Frame 1 (no input): blank canvas, image omitted
Frame 60 (no input): blank canvas, image omitted
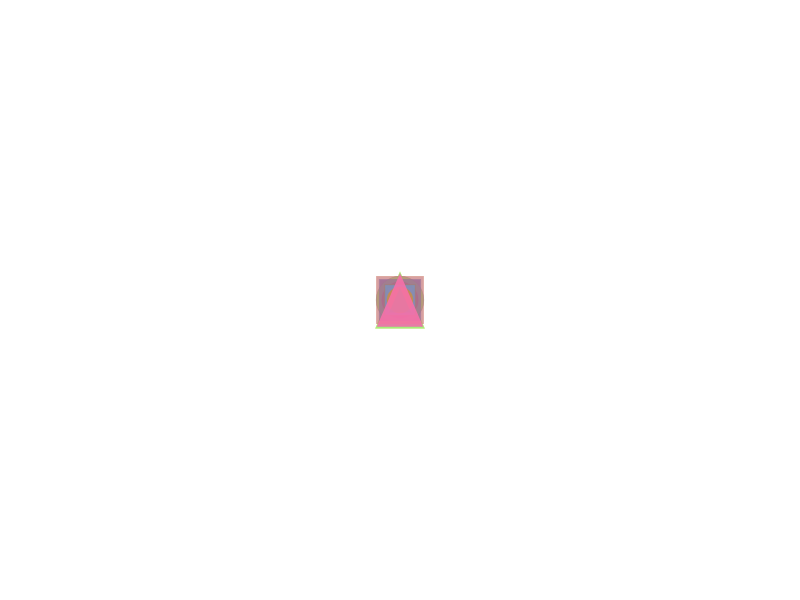
Frame 120 (the mouse pressed at the canvas centre since frame 60)

The p5.js sketch whose frames 1 and 60 were blank and that drew this single picture after the mouse press (run headless with seeded random() and noise() and a simulated clock; from frame 60 on, the mouse is pressed at the canvas centre):

// p5.js sketch
// ── sketch.js
let trail = [];

function setup() {
  createCanvas(800, 600);
  colorMode(HSB, 360, 100, 100, 100);
}

function draw() {
  background(0, 0, 100);

  // Update and display the trail
  for (let i = 0; i < trail.length; i++) {
    let shape = trail[i];
    shape.update();
    shape.display();
  }

  // Remove shapes that are faded out
  for (let i = trail.length - 1; i >= 0; i--) {
    if (trail[i].alpha <= 0) {
      trail.splice(i, 1);
    }
  }

  // Add new shape to the trail
  if (mouseIsPressed) {
    let colorHue = random(0, 360);
    let colorSaturation = random(50, 100);
    let colorBrightness = random(80, 100);
    let alpha = random(50, 90);

    let shapeSize = random(20, 50);
    let shapeType = int(random(3));

    let shape = new Shape(mouseX, mouseY, shapeSize, colorHue, colorSaturation, colorBrightness, alpha, shapeType);
    trail.push(shape);
  }
}

class Shape {
  constructor(x, y, size, hue, saturation, brightness, alpha, type) {
    this.x = x;
    this.y = y;
    this.size = size;
    this.hue = hue;
    this.saturation = saturation;
    this.brightness = brightness;
    this.alpha = alpha;
    this.type = type;
    this.lifeSpan = 255;
  }

  update() {
    this.alpha -= 1;
  }

  display() {
    noStroke();
    fill(this.hue, this.saturation, this.brightness, this.alpha);
    switch (this.type) {
      case 0: // Circle
        ellipse(this.x, this.y, this.size);
        break;
      case 1: // Square
        rectMode(CENTER);
        rect(this.x, this.y, this.size, this.size);
        break;
      case 2: // Triangle
        let heightFactor = sqrt(3) / 2;
        beginShape();
        vertex(this.x, this.y - this.size / (2 * heightFactor));
        vertex(this.x - this.size / 2, this.y + this.size / (2 * heightFactor));
        vertex(this.x + this.size / 2, this.y + this.size / (2 * heightFactor));
        endShape(CLOSE);
        break;
    }
  }
}
